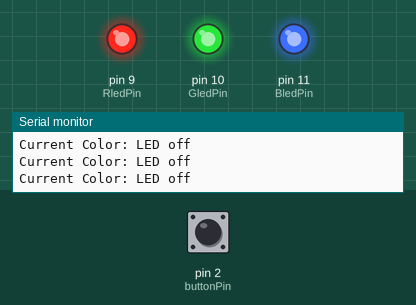
The sketch below on a simulated Arduino Uno, built with avr-gcc and run on an emulated ATmega328P. On the bench: output pins drawn as LEDs (lit = HIGH), the last lines printed to the serial monitor. Inputs (shaded band) come from the test bench; at power-on: pin 2 (buttonPin) LOW.

Above: at 1.2 s.
1.3 s: pin 2 (buttonPin) pulled HIGH for 0.15 s
At 2.1 s:
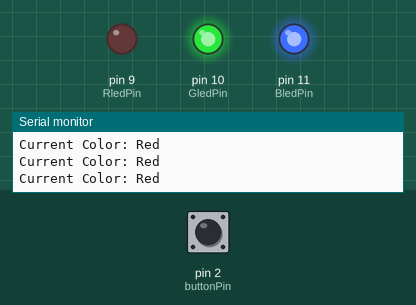
2.9 s: pin 2 (buttonPin) pulled HIGH for 1 s
At 3.5 s:
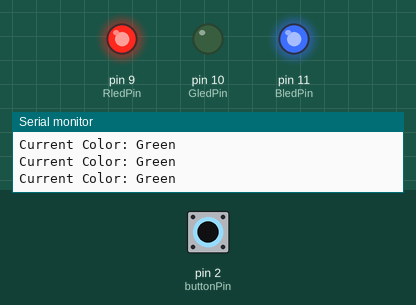
5.4 s: pin 2 (buttonPin) pulled HIGH for 0.15 s
At 6.6 s:
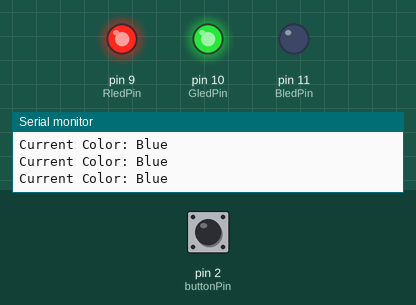
7.0 s: pin 2 (buttonPin) pulled HIGH for 3.2 s
At 8.1 s:
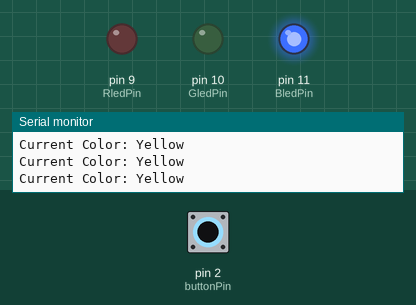
11.7 s: pin 2 (buttonPin) pulled HIGH for 0.15 s
At 12.1 s:
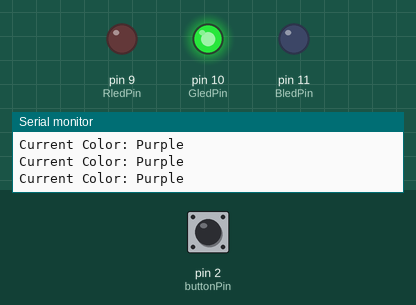
13.3 s: pin 2 (buttonPin) pulled HIGH for 1 s
At 14.6 s:
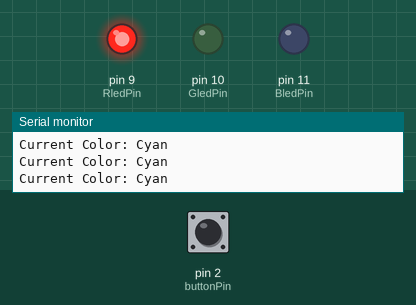
Timing chart, 0 to 16.3 s (numbered marks = the images above; inputs shaded):
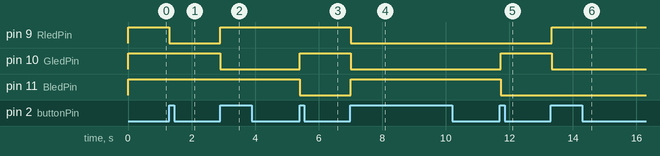

The sketch:

ledlight_change.ino
```cpp
const int RledPin = 9;
const int GledPin = 10;
const int BledPin = 11;
const int buttonPin = 2;


int buttonState = 0;
int ledcolor = 0;
bool ButtonPressed = false;
String currentcolor = "led";

void setup() {
  pinMode(RledPin, OUTPUT);
  pinMode(GledPin, OUTPUT);
  pinMode(BledPin, OUTPUT);

  pinMode(buttonPin, INPUT);

  Serial.begin(9600);
}

void loop() {
  buttonState = digitalRead(buttonPin);

  Serial.print("Current Color: ");
  Serial.println(currentcolor);

  if (buttonState == HIGH && !ButtonPressed) {
    ledcolor = ledcolor + 1;
    ButtonPressed = true;
  }

  if (buttonState == LOW && ButtonPressed) {
    ButtonPressed = false;
  }

  if (ledcolor == 0) {
    currentcolor = "LED off";
    digitalWrite(RledPin, HIGH);
    digitalWrite(GledPin, HIGH);
    digitalWrite(BledPin, HIGH);
  }
  else if (ledcolor == 1) {
    // 紅色
    currentcolor = "Red";
    digitalWrite(RledPin, LOW);
    digitalWrite(GledPin, HIGH);
    digitalWrite(BledPin, HIGH);
  }
  else if (ledcolor == 2) {
    // 綠色
    currentcolor = "Green";
    digitalWrite(RledPin, HIGH);
    digitalWrite(GledPin, LOW);
    digitalWrite(BledPin, HIGH);
  }
  else if (ledcolor == 3) {
    // 藍色
    currentcolor = "Blue";
    digitalWrite(RledPin, HIGH);
    digitalWrite(GledPin, HIGH);
    digitalWrite(BledPin, LOW);
  }
  else if (ledcolor == 4) {
    // 黃色 (YELLOW)
    currentcolor = "Yellow";
    digitalWrite(RledPin, LOW);
    digitalWrite(GledPin, LOW);
    digitalWrite(BledPin, HIGH);
  }
  else if (ledcolor == 5) {
    // 紫色
    currentcolor = "Purple";
    digitalWrite(RledPin, LOW);
    digitalWrite(GledPin, HIGH);
    digitalWrite(BledPin, LOW);
  }
  else if (ledcolor == 6) {
    // 青色
    currentcolor = "Cyan";
    digitalWrite(RledPin, HIGH);
    digitalWrite(GledPin, LOW);
    digitalWrite(BledPin, LOW);
  }
  else if (ledcolor == 7) {
    // 白色
    currentcolor = "White";
    digitalWrite(RledPin, LOW);
    digitalWrite(GledPin, LOW);
    digitalWrite(BledPin, LOW);
  }
  else if (ledcolor == 8) {
    // 計數器歸零
    ledcolor = 0;
  }
  delay (100);
}
```

Measured:
- after the input at 1.3 s, pin 9 (RledPin): HIGH → LOW at once
- after the input at 2.9 s, pin 9 (RledPin): LOW → HIGH at once; pin 10 (GledPin): HIGH → LOW at once
- after the input at 5.4 s, pin 10 (GledPin): LOW → HIGH at once; pin 11 (BledPin): HIGH → LOW at once
- after the input at 7.0 s, pin 9 (RledPin), pin 10 (GledPin): HIGH → LOW at once; pin 11 (BledPin): LOW → HIGH at once
- after the input at 11.7 s, pin 10 (GledPin): LOW → HIGH at once; pin 11 (BledPin): HIGH → LOW at once
- after the input at 13.3 s, pin 9 (RledPin): LOW → HIGH at once; pin 10 (GledPin): HIGH → LOW at once
